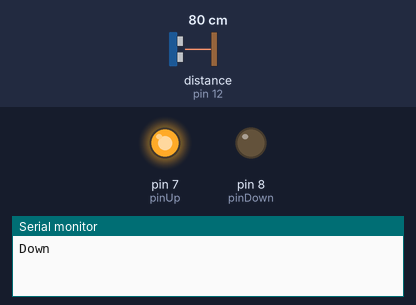
Simulated run of this program. Board: Arduino Uno, built with avr-gcc and run on an emulated ATmega328P. Shown: output pins drawn as LEDs (lit = HIGH), the last lines printed to the serial monitor. Wiring (inferred from the names in the program): ultrasonic range finder: trigger pin 13; echo pin 12. Inputs (shaded band) come from the test bench; at power-on: distance to the obstacle (sensor on pin 12) 80 cm. The echo pulse lasts 58.3 µs per cm; pins used as bus, display or sensor lines are not drawn.

Above: at 1.0 s.
At 6.0 s:
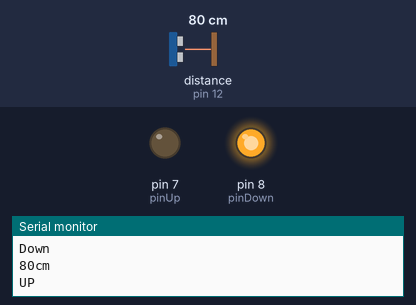
At 8.5 s:
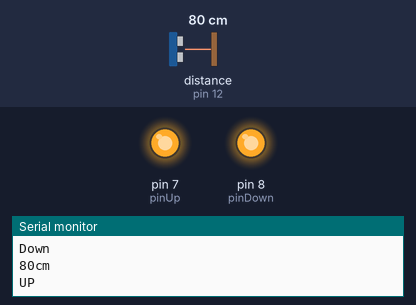
Timing chart, 0 to 13.0 s (numbered marks = the images above):
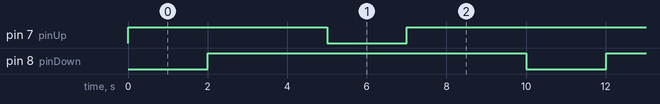

Measured:
- by itself, pin 7 (pinUp), pin 8 (pinDown): alternates HIGH for 8.0 s and LOW for 2.0 s
- by itself, everything shown: repeats every 10.0 s, in 4 steps

The program:

main.cpp
```cpp
#include "Arduino.h"

#define pinUp 7
#define pinDown 8
#define trigPin 13
#define echoPin 12

void setup(){
  pinMode(pinUp, OUTPUT);
  pinMode(pinDown, OUTPUT);
  digitalWrite(pinUp, HIGH);
  digitalWrite(pinDown, HIGH);
  Serial.begin (9600);
  pinMode(trigPin, OUTPUT);
  pinMode(echoPin, INPUT);
}

void DistanceMeasure(){
  long duration, distance;
  digitalWrite(trigPin, LOW);  // Added this line
  delayMicroseconds(2); // Added this line
  digitalWrite(trigPin, HIGH);
  delayMicroseconds(10); // Added this line
  digitalWrite(trigPin, LOW);
  duration = pulseIn(echoPin, HIGH);
  distance = (duration/2) / 29.1;
  if (distance > 3000) {
    Serial.println ("error");
  }
  else{
     Serial.print(distance);
     Serial.println("cm");
  }
  delay(1000);

}

void loop(){

  /* Lifting the table up */
  Serial.println("Down");
  digitalWrite(pinDown, LOW);
  delay(2000);
  digitalWrite(pinDown, HIGH);
  delay(2000);
  DistanceMeasure();

  /* Pushing the table down */
  Serial.println("UP");
  digitalWrite(pinUp, LOW);
  delay(2000);
  digitalWrite(pinUp, HIGH);
  delay(2000);
  DistanceMeasure();
}
```
